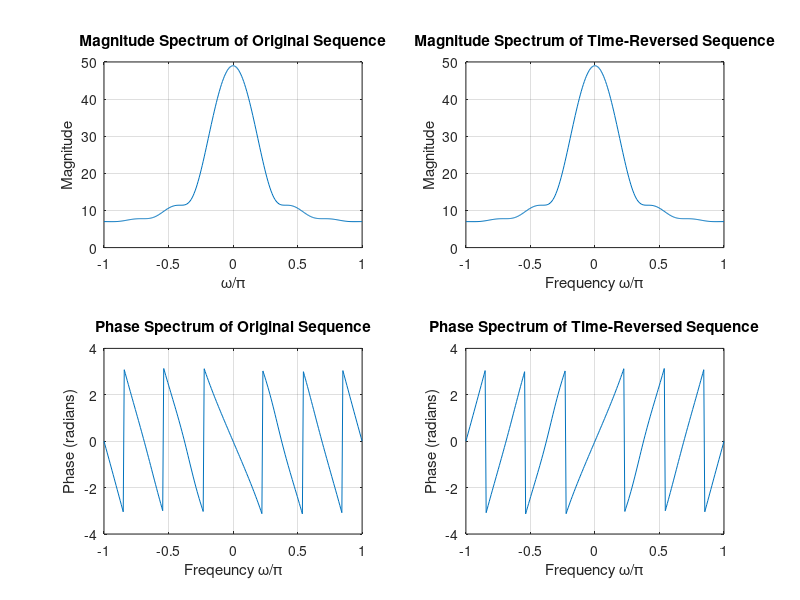

Reproduce this figure in MATLAB.
% Program P7_6
% Time Reversal Property of DTFT
% Clear figure and workspace
clf;

% Define the frequency range for DTFT evaluation
w = -pi:2*pi/255:pi; 

% Original sequence
num = [1,3,5,7,9,11,13];     
L = length(num) - 1; 

% Compute DTFT of the original sequence
h1 = freqz(num, 1, w); 

% Compute DTFT of the time-reversed sequence
h2 = freqz(fliplr(num), 1, w); 

% Adjust the phase of the time-reversed sequence
h3 = exp(w * L * 1i) .* h2; 

% Plot magnitude spectrum of the original sequence
subplot(2,2,1)
plot(w/pi, abs(h1)); grid
title('Magnitude Spectrum of Original Sequence')
xlabel('\omega/\pi'); 
ylabel('Magnitude'); 

% Plot magnitude spectrum of the time-reversed sequence
subplot(2,2,2)
plot(w/pi, abs(h3)); grid
title('Magnitude Spectrum of Time-Reversed Sequence')
xlabel('Frequency \omega/\pi'); 
ylabel('Magnitude'); 

% Plot phase spectrum of the original sequence
subplot(2,2,3)
plot(w/pi, angle(h1)); grid
title('Phase Spectrum of Original Sequence')
xlabel('Freqeuncy \omega/\pi'); 
ylabel('Phase (radians)'); 

% Plot phase spectrum of the time-reversed sequence
subplot(2,2,4)
plot(w/pi, angle(h3)); grid
title('Phase Spectrum of Time-Reversed Sequence')
xlabel('Frequency \omega/\pi'); 
ylabel('Phase (radians)'); 